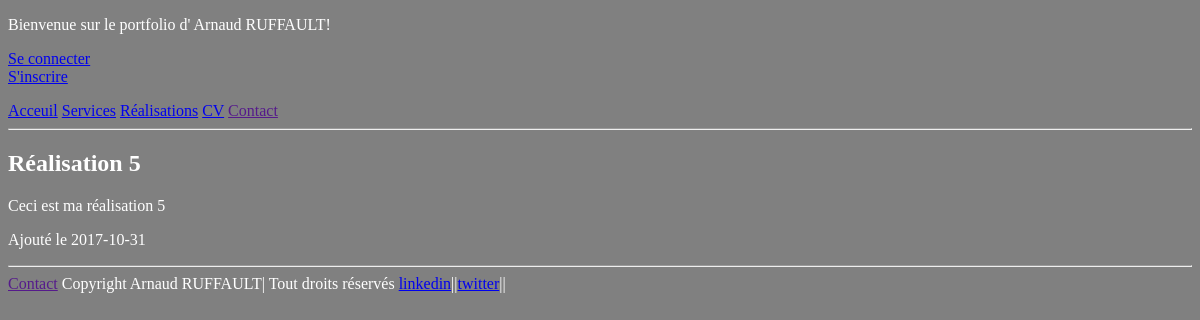
/portFolio/index.php?controller=realisations&action=afficherFicheRealisation&id=6, run on an earlier commit of the app's database.
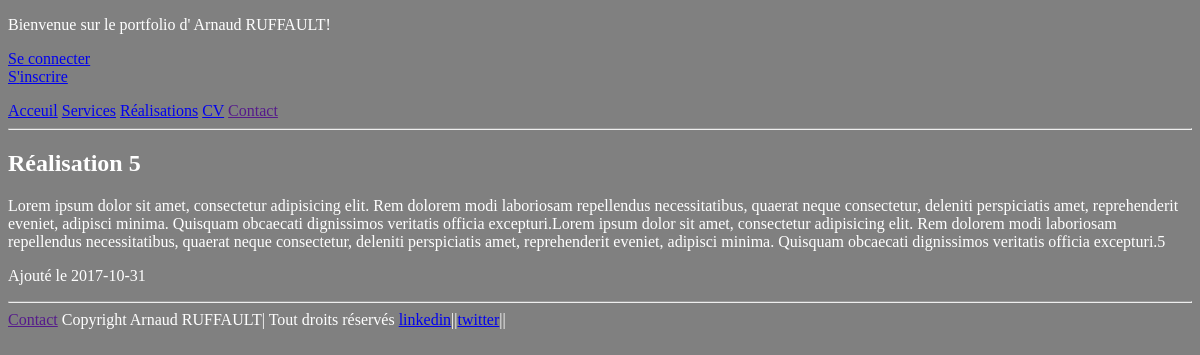
And on a later commit of the database.
### tables this page shows
CREATE TABLE `article` (
  `a_id` int(11) NOT NULL,
  `a_date` date NOT NULL,
  `a_titre` varchar(60) DEFAULT NULL,
  `a_description` text NOT NULL,
  `a_texte` mediumtext,
  `a_lien` varchar(250) DEFAULT NULL,
  `a_validation` tinyint(1) DEFAULT NULL,
  `a_user_fk` int(11) DEFAULT NULL,
  `a_categorie_fk` int(11) DEFAULT NULL
);

### portFolio/Controllers/parentController.php (called while the page is built, shortened)
<?php
abstract class parentController extends coreController{
	public function __construct(){
		$this->getNetworks();
		$this->getProprietaire();
	}
	private function getNetworks(){
		$model = new parentModel;
		$this->networks = $model -> getNetworksDB();
	}
    private function getProprietaire(){
        $model = new parentModel;
        $this->proprietaire = $model -> getProprietaireDB();
    }
	protected function getFooter(){
			require (FOOTER);
			$footer = ob_get_clean();
			return $footer;
	}
	protected function loadView($nameView, $variables = array(), $noBuffer = false){
		extract($variables);
		if($noBuffer){
			include($nameView);
			return true;
		}
		else{
        	require ($nameView);
        	return ob_get_clean();
		}
	}
}

### portFolio/Controllers/realisationsController.php (called while the page is built, shortened)
<?php
class realisationsController extends parentController {
    public function __construct()
    {
        parent::__construct();
    }
    public function afficherFicheRealisationAction(){
        $model = new articleModel();
        $variables = array();
        $variables['maRealisation'] = $model->getFicheRealisationBDD($this->parameters['id']);
        $contenu = $this->loadView(VIEWS.'Realisations/ficheRealisationView.php', $variables);
        $footer = $this->getFooter();
    }
}

### portFolio/Classes/article.class.php (called while the page is built, shortened)
<?php
class Article{
    private $date;
    private $titre;
    private $contenu;
    public function __construct(array $data){
        $this->date = $data['a_date'];
        $this->titre = $data['a_titre'];
        $this->contenu = $data['a_texte'];
    }
    public function getDate()
    {
        return $this->date;
    }
    public function getTitre()
    {
        return $this->titre;
    }
    public function getContenu()
    {
        return $this->contenu;
    }
}

### portFolio/Models/coreModel.php (called while the page is built, shortened)
<?php
abstract class coreModel{
	private static $pdo = NULL;
	public function __construct(){
		if(self::$pdo == NULL){
			self::$pdo = new PDO ('mysql:host=' . DB_HOST . ';dbname=' . DB_NAME . ';charset=utf8', DB_USER, DB_PASS);
			self::$pdo->setAttribute(PDO::ATTR_ERRMODE, PDO::ERRMODE_EXCEPTION);
		}
		return self::$pdo;
	}
	protected function makeStatement($sql, $params = array())
    {
        if(count($params) == 0)
        {
            $statement = self::$pdo->query($sql);
        }
        return $statement;
    }
    protected function makeSelect($sql, $params = array(), $fetchStyle = PDO::FETCH_ASSOC, $fetchArg = NULL)
    {
        $statement = $this->makeStatement($sql, $params);
        $data = is_null($fetchArg) ? $statement->fetchAll($fetchStyle) : $statement->fetchAll($fetchStyle, $fetchArg);
        return $data;
    }
}

### portFolio/Models/articleModel.php (called while the page is built, shortened)
<?php
class articleModel extends parentModel{
    public function getFicheRealisationBDD($id){
        $sql = 'SELECT * FROM article INNER JOIN categorie ON a_categorie_fk = categorie.c_id INNER JOIN section ON c_section_fk = s_id WHERE s_id = 3 AND a_id = '.htmlentities($id);
        $result = $this->makeselect($sql);
        $maFicheRealisation = new Article($result[0]);
        return $maFicheRealisation;
    }
}

### portFolio/Models/parentModel.php (called while the page is built, shortened)
<?php
class parentModel extends coreModel{
	public function getNetworksDB(){
		$sql = 'SELECT * FROM network';
		$results = $this->makeselect($sql);
		$mesNetworks = array();
		foreach ($results as $key => $value) {
			$mesNetworks[] = new Network($value);
		}
		return $mesNetworks;
	}
    public function getProprietaireDB(){
        $sql = 'SELECT * FROM proprietaire WHERE p_id = 1';
        $result = $this->makeselect($sql);
        $monProprietaire = $result[0];
        foreach ($result as $key => $value) {
            $monProprietaire[] = new Proprietaire($value);
        }
        return $monProprietaire[0];
    }
}

### portFolio/Classes/proprietaire.class.php (called while the page is built, shortened)
<?php
class Proprietaire{
    private $nom;
    private $prenom;
    public function __construct(array $data){
        $this->nom = $data['nom'];
        $this->prenom = $data['prenom'];
    }
    public function getNom()
    {
        return $this->nom;
    }
    public function getPrenom()
    {
        return $this->prenom;
    }
}

### portFolio/Classes/network.class.php (called while the page is built, shortened)
<?php
class Network{
	private $libelle;
	private $url;
	public function __construct(array $data){
		$this->libelle = $data['n_libelle'];
		$this->url = $data['n_url'];
	}
    public function getLibelle()
    {
        return $this->libelle;
    }
    public function getUrl()
    {
        return $this->url;
    }
}

### portFolio/Layout/footerLayout.php (the view)
<footer>
    <a href="">Contact</a>
    <span>Copyright <?= ucfirst($this->proprietaire->getPrenom())?> <?= strtoupper($this->proprietaire->getNom())?>| Tout droits réservés</span>
    <span>
        <?php
        foreach ($this->networks as $network ){
            echo '<a href="'.$network->getUrl().'">'.$network->getLibelle().'</a>||';
        }
        ?>
    </span>
</footer>

### portFolio/Views/Realisations/ficheRealisationView.php (shortened to what this page needs)
<article>
	<h1><?=$maRealisation->getTitre()?></h1>
	<p><?=$maRealisation->getContenu()?></p>
	<p>Ajouté le <?=$maRealisation->getDate()?></p>
</article>

What changed in the data, as far as the page shows it:
changed article "Réalisation 5": a_texte "Ceci est ma réalisation 5" → "Lorem ipsum dolor sit amet, consectetur adipisicing elit. Rem dolorem modi laboriosam repellendus necessitatibus, quaerat neque consectetur, deleniti perspiciatis amet, reprehenderit eveniet, adipisci minima. Quisquam obcaecati dignissimos veritatis officia excepturi.Lorem ipsum dolor sit amet, consectetur adipisicing elit. Rem dolorem modi laboriosam repellendus necessitatibus, quaerat neque consectetur, deleniti perspiciatis amet, reprehenderit eveniet, adipisci minima. Quisquam obcaecati dignissimos veritatis officia excepturi.5"
